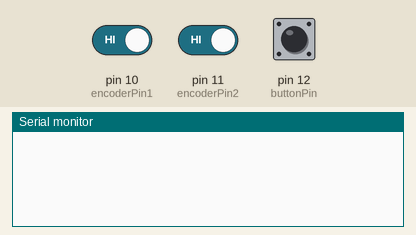
The sketch below on a simulated Arduino Uno, built with avr-gcc and run on an emulated ATmega328P. Parts: the last lines printed to the serial monitor. The inputs (shaded band) are chosen by the test bench; at power-on: pin 10 (encoderPin1) HIGH, pin 12 (buttonPin) HIGH, pin 11 (encoderPin2) HIGH.

Above: at 1.2 s.
1.3 s: pin 10 (encoderPin1) driven LOW
At 2.5 s:
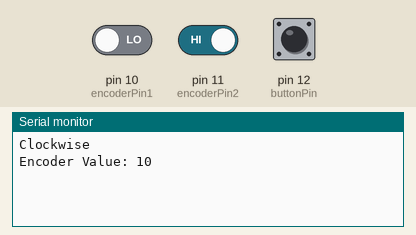
2.8 s: pin 12 (buttonPin) pulled LOW for 0.15 s
At 3.3 s:
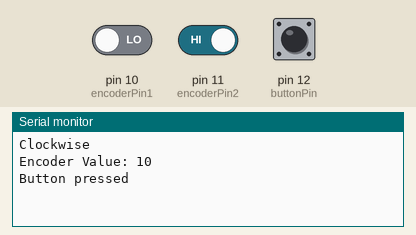
4.4 s: pin 10 (encoderPin1) driven HIGH
At 5.2 s:
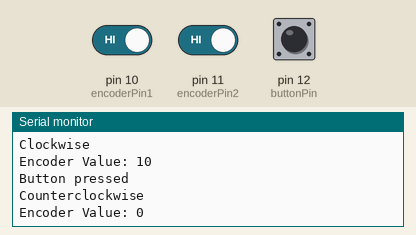
5.9 s: pin 11 (encoderPin2) driven LOW
At 6.3 s:
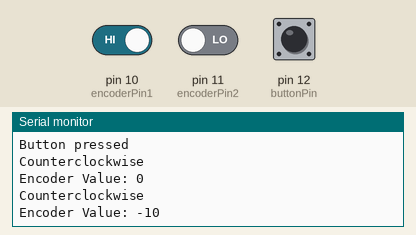

Measured:
- after the input at 1.3 s, the serial monitor: prints a new line at once (image 1)
- after the input at 2.8 s, the serial monitor: prints a new line at once (image 2)
- after the input at 4.4 s, the serial monitor: prints a new line at once (image 3)
- after the input at 5.9 s, the serial monitor: prints a new line at once (image 4)

The sketch:

sketch_spelen_rotary.ino
```cpp
// Define the pins for the rotary encoder and LED
const int encoderPin1 = 10;
const int encoderPin2 = 11;
const int buttonPin = 12;
const int ledPin = 2;
const int redPin = 13;

// Variables to store the current and previous state of the encoder
int lastEncoded = 0;
long encoderValue = 0;
const int sensitivity = 4; // Adjust sensitivity here, higher values make it less sensitive

// Variables for LED flashing
unsigned long previousMillis = 0;
unsigned long interval = 1000; // Initial interval for LED flashing
boolean ledState = HIGH;
boolean redState = LOW;

// Setup function runs once when you press reset or power the board
void setup() {
  // Initialize serial communication at 9600 baud
  Serial.begin(9600);

  // Set the encoder pins as inputs
  pinMode(encoderPin1, INPUT);
  pinMode(encoderPin2, INPUT);
  pinMode(buttonPin, INPUT_PULLUP); // Internal pull-up resistor for button pin
}

// Main loop function
void loop() {
  // Read the state of the encoder pins
  int MSB = digitalRead(encoderPin1);
  int LSB = digitalRead(encoderPin2);

  // Combine the bits into a single value
  int encoded = (MSB << 1) | LSB;
  int sum = (lastEncoded << 2) | encoded;

  // Check if the encoder moved clockwise or counterclockwise
  if (sum == 0b1101 || sum == 0b0100 || sum == 0b0010 || sum == 0b1011) {
    encoderValue += 10;
    Serial.println("Clockwise");
      // Output the encoder value to the serial monitor
  Serial.print("Encoder Value: ");
  Serial.println(encoderValue);
  } else if (sum == 0b1110 || sum == 0b0111 || sum == 0b0001 || sum == 0b1000) {
    encoderValue -= 10;
    Serial.println("Counterclockwise");
      // Output the encoder value to the serial monitor
  Serial.print("Encoder Value: ");
  Serial.println(encoderValue);
  }

  // Update the lastEncoded value for the next iteration
  lastEncoded = encoded;

  // Check if the button is pressed
  if (digitalRead(buttonPin) == LOW) {
    Serial.println("Button pressed");
    delay(500); // Debouncing delay
  }

  // Adjust the flashing interval based on the encoder value
  interval = map(encoderValue, 0, 100, 100, 1000);

  // Flash the LED
  unsigned long currentMillis = millis();
  if (currentMillis - previousMillis >= encoderValue) {
    previousMillis = currentMillis;

    // Toggle LED state
    if (ledState == LOW) {
      ledState = HIGH;
      redState = LOW;
    } else {
      ledState = LOW;
      redState = HIGH;

    }
    digitalWrite(ledPin, ledState);
    digitalWrite(redPin, redState);
  }


  // Add a small delay to debounce the encoder
  delay(sensitivity);
}
```
